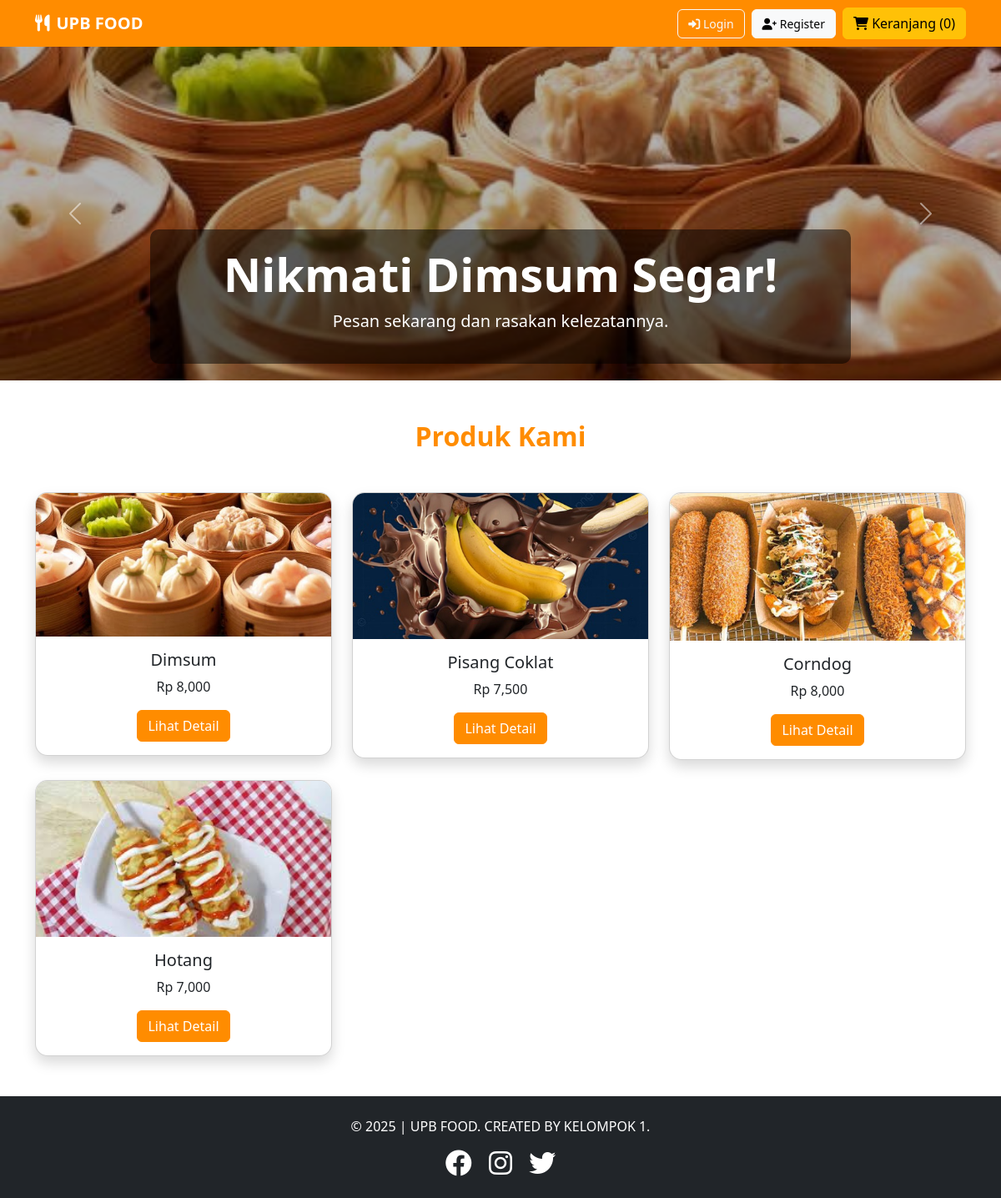
The page / on the database its author committed.
### tables this page shows
CREATE TABLE `products` (
  `id_product` int(11) NOT NULL,
  `nama_produk` varchar(100) DEFAULT NULL,
  `harga` int(11) DEFAULT NULL,
  `gambar` varchar(255) DEFAULT NULL,
  `deskripsi` text,
  `created_at` timestamp NOT NULL DEFAULT CURRENT_TIMESTAMP
);

### index.php (the view, shortened to what this page needs)
<?php
include "config/koneksi.php";
$produk = mysqli_query($mysqli,"SELECT * FROM products");
$cartCount = isset($_SESSION['cart']) ? count($_SESSION['cart']) : 0;
?>
<!DOCTYPE html>
<html lang="id">
<head>
    <link href="https://cdn.jsdelivr.net/npm/bootstrap@5.3.0/dist/css/bootstrap.min.css" rel="stylesheet">
    <link rel="stylesheet" href="https://cdnjs.cloudflare.com/ajax/libs/font-awesome/6.0.0/css/all.min.css">
    <link rel="stylesheet" href="style.css">
</head>
<body class="bg-gradient">
    <nav class="navbar navbar-expand-lg navbar-dark bg-orange shadow-lg">
        <div class="container">
            <a class="navbar-brand fw-bold" href="#"><i class="fas fa-utensils me-2"></i>UPB FOOD</a>
        <div class="ms-auto d-flex align-items-center gap-2">
            <?php if (!isset($_SESSION['id_user'])) { ?>
                <a href="login.php" class="btn btn-outline-light btn-sm">
                    <i class="fas fa-sign-in-alt"></i> Login
                </a>
                <a href="register.php" class="btn btn-light btn-sm">
                    <i class="fas fa-user-plus"></i> Register
                </a>
            <?php } ?>
            <button class="btn btn-warning" id="cart-btn">
                <i class="fas fa-shopping-cart"></i> Keranjang
                (<span id="cart-count"><?= $cartCount ?></span>)
            </button>
        </div>
    </div>
</nav>
    <section class="hero">
        <div id="heroCarousel" class="carousel slide" data-bs-ride="carousel">
            <div class="carousel-inner">
                <div class="carousel-item active">
                    <img src="img/dimsum.jpg" class="d-block w-100" alt="Dimsum">
                    <div class="carousel-caption d-none d-md-block">
                        <h1 class="display-4 fw-bold">Nikmati Dimsum Segar!</h1>
                        <p class="lead">Pesan sekarang dan rasakan kelezatannya.</p>
                    </div>
                </div>
            </div>
            <button class="carousel-control-prev" type="button" data-bs-target="#heroCarousel" data-bs-slide="prev" aria-label="Previous slide">
                <span class="carousel-control-prev-icon" aria-hidden="true"></span>
            </button>
            <button class="carousel-control-next" type="button" data-bs-target="#heroCarousel" data-bs-slide="next" aria-label="Next slide">
                <span class="carousel-control-next-icon" aria-hidden="true"></span>
            </button>
        </div>
    </section>
<main class="container my-5">
<section>
<h2 class="text-center fw-bold text-orange mb-5">Produk Kami</h2>
<div class="row g-4">
<?php while ($p = mysqli_fetch_assoc($produk)) { ?>
<div class="col-md-4">
    <div class="card shadow product-card"
        data-id="<?= $p['id_product'] ?>"
        data-nama="<?= $p['nama_produk'] ?>"
        data-harga="<?= $p['harga'] ?>"
        data-gambar="<?= $p['gambar'] ?>">
        <img src="img/<?= $p['gambar'] ?>" class="card-img-top">
        <div class="card-body text-center">
            <h5><?= $p['nama_produk'] ?></h5>
            <p>Rp <?= number_format($p['harga']) ?></p>
            <button class="btn btn-orange view-detail-btn">
                Lihat Detail
            </button>
        </div>
    </div>
</div>
<?php } ?>
</div>
</section>
</main>
    <footer class="bg-dark text-white text-center py-4 mt-5">
        <div class="container">
            <p>&copy; 2025 | UPB FOOD. CREATED BY KELOMPOK 1.</p>
            <div class="social-icons">
                <a href="https:/facebook.com" class="text-white me-3" aria-label="Kunjungi Facebook Kami"><i class="fab fa-facebook fa-2x"></i></a>
                <a href="https:/instagram.com" class="text-white me-3" aria-label="Kunjungi Instagram Kami"><i class="fab fa-instagram fa-2x"></i></a>
                <a href="https:/twitter.com" class="text-white" aria-label="Kunjungi Twitter Kami"><i class="fab fa-twitter fa-2x"></i></a>
            </div>
        </div>
    </footer>
</body>
</html>

### style.css (style rules this page uses)
* { margin: 0; padding: 0; box-sizing: border-box; font-family: 'Segoe UI', Tahoma, Geneva, Verdana, sans-serif; }
body { color: #333; background: linear-gradient(135deg, #FFF8DC 0%, #FFA500 100%); min-height: 100vh; }
.bg-gradient { background: linear-gradient(135deg, #FFF8DC 0%, #FFA500 100%); min-height: 100vh; }
.bg-orange { background-color: #FF8C00 !important; }
.text-orange { color: #FF8C00 !important; }
.btn-orange { background-color: #FF8C00; border-color: #FF8C00; color: white; }
.hero { position: relative; overflow: hidden; }
.hero img { filter: brightness(0.7); animation: parallax 10s ease-in-out infinite; height: 50vh; width: 100%; object-fit: cover; }
.carousel-caption { background: rgba(0,0,0,.5); border-radius: 10px; padding: 20px; }
.product-card { border-radius: 15px; overflow: hidden; transition: .3s; }
.product-card img { transition: .3s; }
button { background: #FF8C00; color: #fff; border: none; padding: 12px 24px; border-radius: 6px; cursor: pointer; transition: .3s; }
.btn { padding: 6px 12px; border-radius: 6px }
footer { animation: fadeIn 2s }

### rows shown on the page
products: gambar (picture), nama_produk "Dimsum", harga "8,000"
products: gambar (picture), nama_produk "Pisang Coklat", harga "7,500"
products: gambar (picture), nama_produk "Corndog", harga "8,000"
products: gambar (picture), nama_produk "Hotang", harga "7,000"

### other values the page prints
$cartCount "0"
